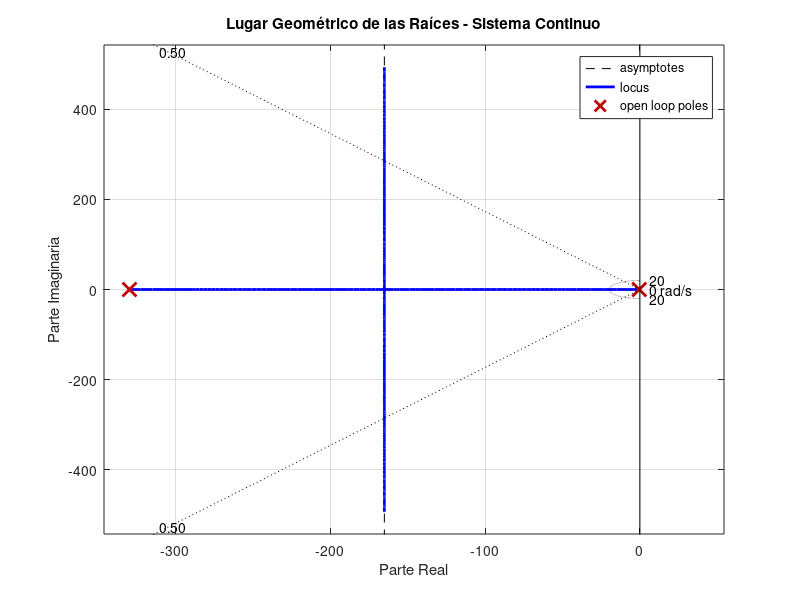

This figure's MATLAB source: (Note: this script raises an error after producing the figure.)
% Lugar Geométrico de las Raíces - Sistema Continuo para Ajuste de K
clc; clear; close all;

% Función de transferencia de la planta (modelo identificado)
num = 1650;
den = [1 330 140];
G = tf(num, den);

% Dibujar el lugar de raíces
figure;
rlocus(G);
title('Lugar Geométrico de las Raíces - Sistema Continuo');
xlabel('Parte Real');
ylabel('Parte Imaginaria');
grid on;

% Agregar líneas de diseño: zeta = 0.5 (sobrepaso ~7%), wn = 20 rad/s (ts ~0.4s)
sgrid(0.5, 20);

% Encontrar el valor de K en el punto deseado
% Usar rlocfind para seleccionar el punto donde zeta >=0.5 y wn~20
[K, poles] = rlocfind(G);

% Mostrar resultados
fprintf('Valor de K seleccionado: %.4f\n', K);
fprintf('Polos en lazo cerrado: %.4f + %.4fj, %.4f - %.4fj\n', real(poles(1)), imag(poles(1)), real(poles(2)), imag(poles(2)));

% Simular respuesta al escalón con el K obtenido
sys_cl = feedback(K * G, 1);
figure;
step(sys_cl);
title('Respuesta al Escalón - Sistema en Lazo Cerrado con K Ajustado');
xlabel('Tiempo [s]');
ylabel('Velocidad [rad/s]');
grid on;

% Calcular sobrepaso y tiempo de establecimiento
info = stepinfo(sys_cl);
fprintf('Sobrepaso: %.2f%%\n', info.Overshoot);
fprintf('Tiempo de establecimiento (2%%): %.4f s\n', info.SettlingTime);